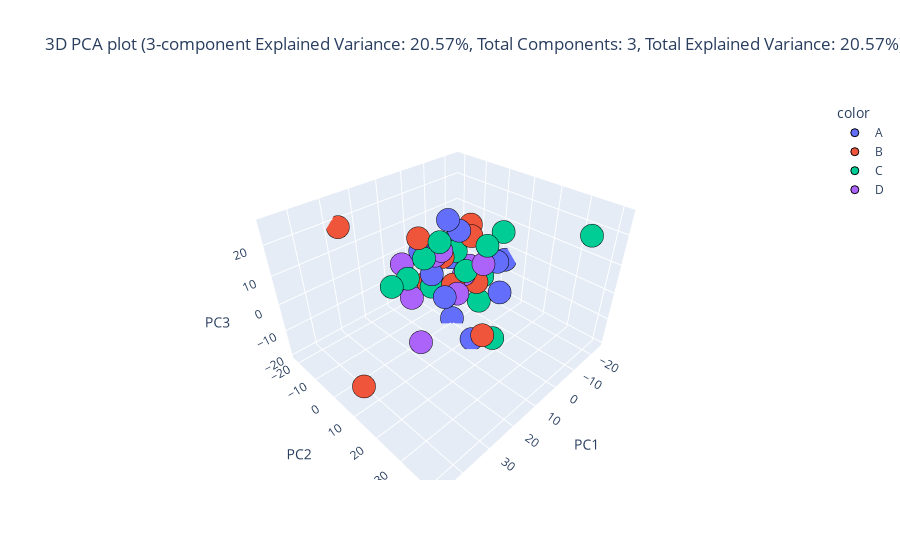

Write notebook code for a chart like this one.
### Code cell
_, pca3d_train_df, _, pca3d_test_df = eda.dimensionality_reduction(train_df, test_df, id_features, categorical_features, continuous_features, target="Dukes Stage", method="pca", plot_type="3d", components=3)

### Figure 1 — Plotly figure (JSON) as saved in the notebook; plotly's stock layout.template omitted (floating-point values rounded to 4 significant figures)
{"data": [{"hovertemplate": "color=A<br>PC1=%{x}<br>PC2=%{y}<br>PC3=%{z}<extra></extra>", "legendgroup": "A", "marker": {"color": "#636efa", "line": {"color": "Black", "width": 1}, "opacity": 1, "symbol": "circle"}, "mode": "markers", "name": "A", "scene": "scene", "showlegend": true, "type": "scatter3d", "x": [3.967, -4.985, -13.22, 4.655, 10.87, -24.13, -8.504, -13.79, -7.282, 5.54, -0.3177], "y": [12.73, -7.137, 7.68, -10.27, 7.362, 2.513, -9.588, 9.16, -4.261, -4.032, -0.568], "z": [-18.54, 14.43, 1.418, 5.482, -0.7629, -4.743, -2.218, -10.54, 10.73, -0.2351, -19.74]}, {"hovertemplate": "color=B<br>PC1=%{x}<br>PC2=%{y}<br>PC3=%{z}<extra></extra>", "legendgroup": "B", "marker": {"color": "#EF553B", "line": {"color": "Black", "width": 1}, "opacity": 1, "symbol": "circle"}, "mode": "markers", "name": "B", "scene": "scene", "showlegend": true, "type": "scatter3d", "x": [-9.667, 12.99, -1.779, -6.72, -10.85, 26.72, 46.47, -16.29, 8.624, -1.93], "y": [2.022, 24.66, -6.464, -19.84, -1.987, -21.51, 13.61, -7.348, -6.387, -1.708], "z": [-7.655, -4.1, 2.156, -16.54, 8.238, 18.18, -7.902, 8.603, 13.29, -6.78]}, {"hovertemplate": "color=C<br>PC1=%{x}<br>PC2=%{y}<br>PC3=%{z}<extra></extra>", "legendgroup": "C", "marker": {"color": "#00cc96", "line": {"color": "Black", "width": 1}, "opacity": 1, "symbol": "circle"}, "mode": "markers", "name": "C", "scene": "scene", "showlegend": true, "type": "scatter3d", "x": [-15.4, 1.999, -8.422, 11.87, 20.68, 9.337, 1.949, -7.753, -8.507, -4.234, -6.051, -18.6, -8.503, 13.15, -3.539], "y": [-0.3589, 19.73, -13.5, 6.502, -5.681, -3.229, -8.248, 41.29, 4.429, 1.906, -4.56, 5.234, -8.296, -7.036, 11.12], "z": [-8.98, -15.03, 1.786, 18.32, 1.441, 7.723, -8.975, 26.18, -13.83, -0.7019, 3.423, 9.564, 4.556, 0.251, 12.82]}, {"hovertemplate": "color=D<br>PC1=%{x}<br>PC2=%{y}<br>PC3=%{z}<extra></extra>", "legendgroup": "D", "marker": {"color": "#ab63fa", "line": {"color": "Black", "width": 1}, "opacity": 1, "symbol": "circle"}, "mode": "markers", "name": "D", "scene": "scene", "showlegend": true, "type": "scatter3d", "x": [11.76, 3.671, 20.8, 8.016, -8.184, 4.463, -11.63, -0.05441, -7.165], "y": [-7.249, -4.267, 6.981, -16.17, 6.002, -0.5533, -3.194, 2.178, -1.665], "z": [-8.123, 5.899, -12.96, -0.676, 2.023, 9.521, -4.248, -7.639, -5.095]}], "layout": {"legend": {"title": {"text": "color"}, "tracegroupgap": 0}, "scene": {"domain": {"x": [0, 1], "y": [0, 1]}, "xaxis": {"title": {"text": "PC1"}}, "yaxis": {"title": {"text": "PC2"}}, "zaxis": {"title": {"text": "PC3"}}}, "title": {"text": "3D PCA plot (3-component Explained Variance: 20.57%, Total Components: 3, Total Explained Variance: 20.57%)"}}}
